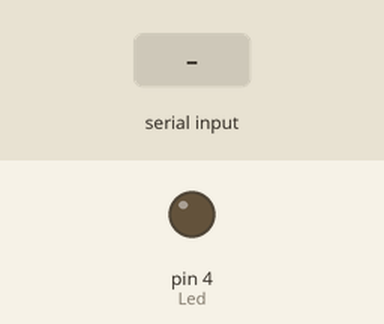
A sketch run on a simulated Arduino Uno, built with avr-gcc and run on an emulated ATmega328P. Parts: output pins drawn as LEDs (lit = HIGH). The inputs (shaded band) are chosen by the test bench.

Above: at 1.2 s.
1.3 s: "on\n" received over Serial
At 2.3 s:
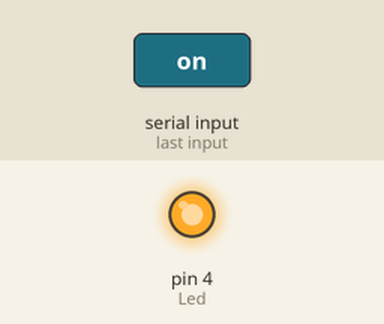
2.8 s: "off\n" received over Serial
At 3.5 s:
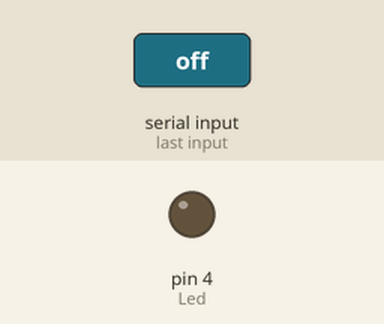
Timing chart, 0 to 5.8 s (numbered marks = the images above; inputs shaded):
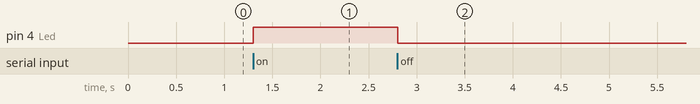

Measured:
- after the input at 1.3 s, pin 4 (Led): LOW → HIGH at once
- after the input at 2.8 s, pin 4 (Led): HIGH → LOW at once

The sketch:

webLED.ino
```cpp
//#include <SoftwareSerial.h>

String inByt;
int Led = 4;

void setup() {

  Serial.begin(9600);
  // Inicializando a saída
  pinMode(Led, OUTPUT);
  // Configurando a saída como desligado
  digitalWrite(Led, LOW);
  //Serial.begin(9600);
  Serial.setTimeout(10);
}

void loop() {
  //

}

void serialEvent() {
    inByt = Serial.readStringUntil('\n');
    //Serial.print(inByt);

    if (inByt == "on") {
        digitalWrite(Led, HIGH);
    } else if (inByt == "off") {
        digitalWrite(Led, LOW);
    } //else {
       //continue;
    //}
}
```
